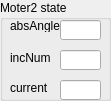
   <widget class="QGroupBox" name="grpMoter2State">
    <property name="geometry">
     <rect>
      <x>650</x>
      <y>440</y>
      <width>111</width>
      <height>101</height>
     </rect>
    </property>
    <property name="title">
     <string>Moter2 state</string>
    </property>
    <widget class="QLabel" name="labMoter2AbsAngle">
     <property name="geometry">
      <rect>
       <x>10</x>
       <y>20</y>
       <width>54</width>
       <height>12</height>
      </rect>
     </property>
     <property name="text">
      <string>absAngle</string>
     </property>
    </widget>
    <widget class="QLabel" name="labMoter2AddAngle">
     <property name="geometry">
      <rect>
       <x>10</x>
       <y>50</y>
       <width>54</width>
       <height>16</height>
      </rect>
     </property>
     <property name="text">
      <string>incNum</string>
     </property>
    </widget>
    <widget class="QLabel" name="labMoter2Current">
     <property name="geometry">
      <rect>
       <x>10</x>
       <y>80</y>
       <width>54</width>
       <height>16</height>
      </rect>
     </property>
     <property name="text">
      <string>current</string>
     </property>
    </widget>
    <widget class="QLineEdit" name="edtMoter2AbsAngle">
     <property name="geometry">
      <rect>
       <x>60</x>
       <y>20</y>
       <width>41</width>
       <height>20</height>
      </rect>
     </property>
    </widget>
    <widget class="QLineEdit" name="edtMoter2AddAngle">
     <property name="geometry">
      <rect>
       <x>60</x>
       <y>50</y>
       <width>41</width>
       <height>20</height>
      </rect>
     </property>
    </widget>
    <widget class="QLineEdit" name="edtMoter2Current">
     <property name="geometry">
      <rect>
       <x>60</x>
       <y>80</y>
       <width>41</width>
       <height>20</height>
      </rect>
     </property>
    </widget>
   </widget>
